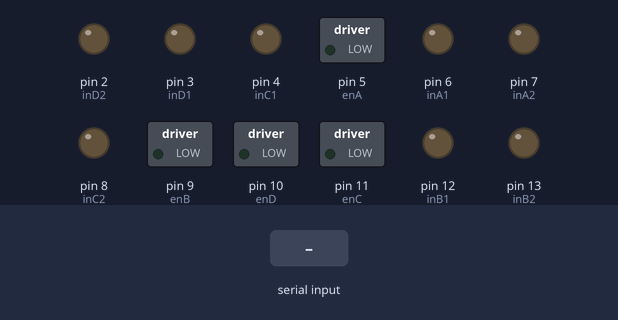
Recording of a sketch running on a simulated Arduino Uno, built with avr-gcc and run on an emulated ATmega328P. Shown: switched loads named in the sketch (green lamp = pin HIGH), output pins drawn as LEDs (lit = HIGH). Inputs (shaded band) come from the test bench.

Above: at 1.2 s.
1.3 s: "a" received over Serial
At 2.0 s:
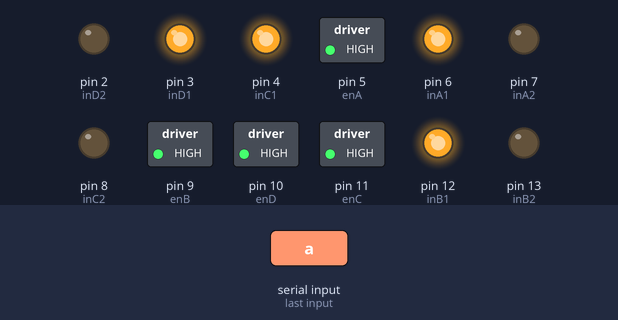
2.8 s: "b" received over Serial
At 3.2 s:
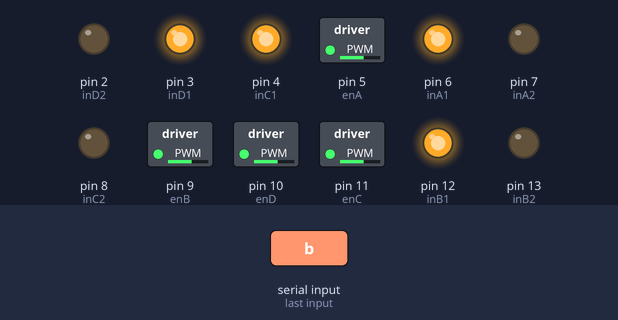
4.3 s: "c" received over Serial
At 5.5 s:
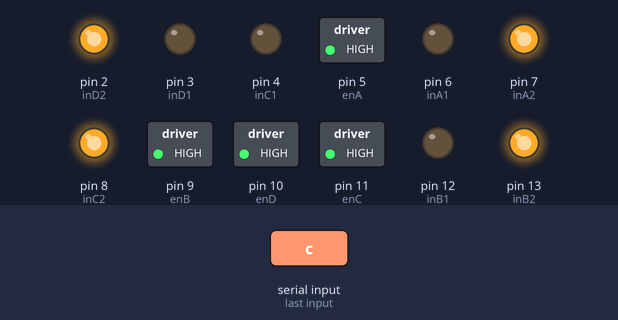
5.8 s: "d" received over Serial
At 6.7 s:
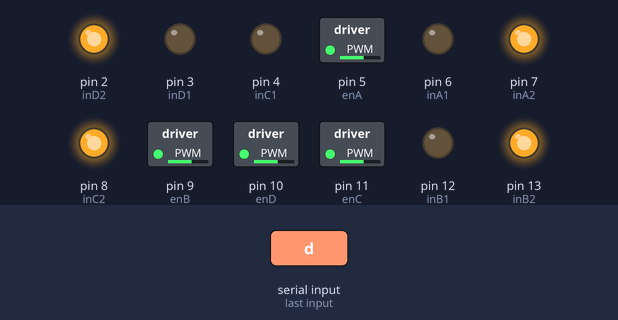
7.3 s: "e" received over Serial
At 7.8 s:
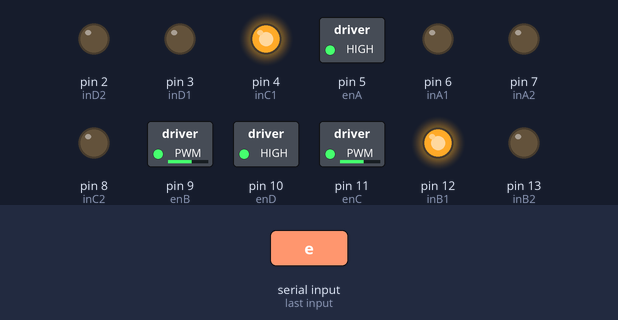
8.8 s: "f" received over Serial
At 10.2 s:
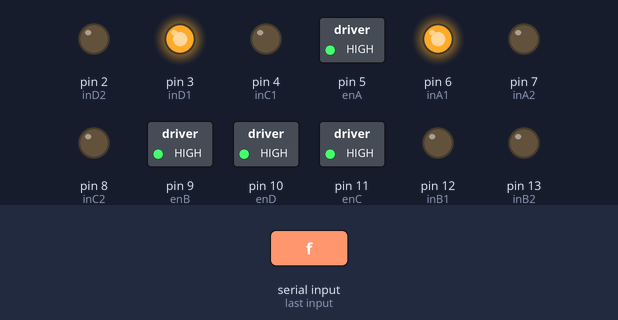
Timing chart, 0 to 11.3 s (numbered marks = the images above; inputs shaded):
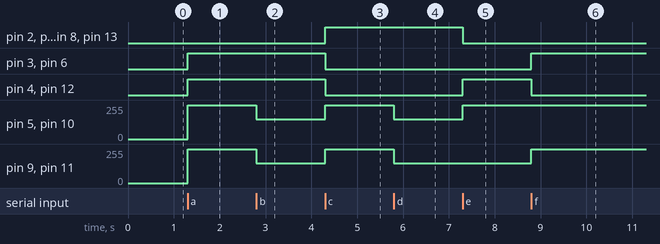

Measured:
- after the input at 1.3 s, pin 3 (inD1), pin 4 (inC1), pin 6 (inA1), pin 12 (inB1): LOW → HIGH at once; pin 5 (enA), pin 9 (enB), pin 10 (enD), pin 11 (enC): 0/255 → 255/255 at once
- after the input at 2.8 s, pin 5 (enA), pin 9 (enB), pin 10 (enD), pin 11 (enC): 255/255 → 150/255 at once
- after the input at 4.3 s, pin 2 (inD2), pin 7 (inA2), pin 8 (inC2), pin 13 (inB2): LOW → HIGH at once; pin 3 (inD1), pin 4 (inC1), pin 6 (inA1), pin 12 (inB1): HIGH → LOW at once; pin 5 (enA), pin 9 (enB), pin 10 (enD), pin 11 (enC): 150/255 → 255/255 at once
- after the input at 5.8 s, pin 5 (enA), pin 9 (enB), pin 10 (enD), pin 11 (enC): 255/255 → 150/255 at once
- after the input at 7.3 s, pin 2 (inD2), pin 7 (inA2), pin 8 (inC2), pin 13 (inB2): HIGH → LOW at once; pin 4 (inC1), pin 12 (inB1): LOW → HIGH at once; pin 5 (enA), pin 10 (enD): 150/255 → 255/255 at once
- after the input at 8.8 s, pin 3 (inD1), pin 6 (inA1): LOW → HIGH at once; pin 4 (inC1), pin 12 (inB1): HIGH → LOW at once; pin 9 (enB), pin 11 (enC): 150/255 → 255/255 at once

The sketch:

car.ino
```cpp
//motor 1
int inA1 = 6;
int inA2 = 7;
int enA = 5;

//motor 2
int inB1 = 12;
int inB2 = 13;
int enB = 9;

//motor 3
int inC1 = 4;
int inC2 = 8;
int enC = 11;

//motor 4
int inD1 = 3;
int inD2 = 2;
int enD = 10;


void setup(){

  Serial.begin(9600);

  pinMode(enA, OUTPUT);
  pinMode(inA1, OUTPUT);
  pinMode(inA2, OUTPUT);

  pinMode(enB, OUTPUT);
  pinMode(inB1, OUTPUT);
  pinMode(inB2, OUTPUT);

  pinMode(enC, OUTPUT);
  pinMode(inC1, OUTPUT);
  pinMode(inC2, OUTPUT);

  pinMode(enD, OUTPUT);
  pinMode(inD1, OUTPUT);
  pinMode(inD2, OUTPUT);
}

void stop_car(){
  digitalWrite(inA1, LOW);
  digitalWrite(inA2, LOW);

  digitalWrite(inB1, LOW);
  digitalWrite(inB2, LOW);

  digitalWrite(inC1, LOW);
  digitalWrite(inC2, LOW);

  digitalWrite(inD1, LOW);
  digitalWrite(inD2, LOW);
}

void fast_reverse(){
  analogWrite(enA, 255);
  analogWrite(enB, 255);
  analogWrite(enC, 255);
  analogWrite(enD, 255);

  digitalWrite(inA1, LOW);
  digitalWrite(inA2, HIGH);

  digitalWrite(inB1, LOW);
  digitalWrite(inB2, HIGH);

  digitalWrite(inC1, LOW);
  digitalWrite(inC2, HIGH);

  digitalWrite(inD1, LOW);
  digitalWrite(inD2, HIGH);
//
}

void slow_reverse(){
  analogWrite(enA, 150);
  analogWrite(enB, 150);
  analogWrite(enC, 150);
  analogWrite(enD, 150);

  digitalWrite(inA1, LOW);
  digitalWrite(inA2, HIGH);

  digitalWrite(inB1, LOW);
  digitalWrite(inB2, HIGH);

  digitalWrite(inC1, LOW);
  digitalWrite(inC2, HIGH);

  digitalWrite(inD1, LOW);
  digitalWrite(inD2, HIGH);
//
}

void fast_forward(){
  analogWrite(enA, 255);
  analogWrite(enB, 255);
  analogWrite(enC, 255);
  analogWrite(enD, 255);

  digitalWrite(inA1, HIGH);
  digitalWrite(inA2, LOW);

  digitalWrite(inB1, HIGH);
  digitalWrite(inB2, LOW);

  digitalWrite(inC1, HIGH);
  digitalWrite(inC2, LOW);

  digitalWrite(inD1, HIGH);
  digitalWrite(inD2, LOW);
//
}

void slow_forward(){
  analogWrite(enA, 150);
  analogWrite(enB, 150);
  analogWrite(enC, 150);
  analogWrite(enD, 150);

  digitalWrite(inA1, HIGH);
  digitalWrite(inA2, LOW);

  digitalWrite(inB1, HIGH);
  digitalWrite(inB2, LOW);

  digitalWrite(inC1, HIGH);
  digitalWrite(inC2, LOW);

  digitalWrite(inD1, HIGH);
  digitalWrite(inD2, LOW);

}


void right(){
  analogWrite(enA, 255);
  analogWrite(enD, 255);

  digitalWrite(inA1, LOW);
  digitalWrite(inA2, LOW);

  digitalWrite(inB1, HIGH);
  digitalWrite(inB2, LOW);

  digitalWrite(inC1, HIGH);
  digitalWrite(inC2, LOW);

  digitalWrite(inD1, LOW);
  digitalWrite(inD2, LOW);

}

void left(){

  analogWrite(enB, 255);
  analogWrite(enC, 255);


  digitalWrite(inA1, HIGH);
  digitalWrite(inA2, LOW);

  digitalWrite(inB1, LOW);
  digitalWrite(inB2, LOW);

  digitalWrite(inC1, LOW);
  digitalWrite(inC2, LOW);

  digitalWrite(inD1, HIGH);
  digitalWrite(inD2, LOW);


}

void loop(){
  if(Serial.available() > 0)
  {
    char input = Serial.read();

      if (input == 'a'){
        fast_forward();
      }else if (input == 'b'){
        slow_forward();
      }else if(input == 'c'){
        fast_reverse();
      }else if(input == 'd'){
        slow_reverse();
      }else if(input == 'e'){
        right();
      }else if(input == 'f'){
        left();
      }else if(input == 'g'){
        stop_car();
      }else{
        stop_car();
      }

  }


}
```
